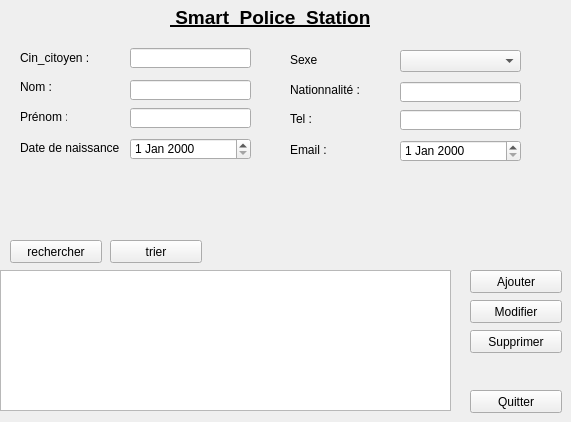
      <widget class="QWidget" name="widget">
       <attribute name="icon">
        <iconset>
         <normaloff>../../../Downloads/48175.png</normaloff>../../../Downloads/48175.png</iconset>
       </attribute>
       <attribute name="title">
        <string>citoyen</string>
       </attribute>
       <widget class="QLabel" name="policou">
        <property name="geometry">
         <rect>
          <x>170</x>
          <y>0</y>
          <width>351</width>
          <height>35</height>
         </rect>
        </property>
        <property name="sizePolicy">
         <sizepolicy hsizetype="Preferred" vsizetype="Maximum">
          <horstretch>0</horstretch>
          <verstretch>0</verstretch>
         </sizepolicy>
        </property>
        <property name="font">
         <font>
          <family>Arial</family>
          <pointsize>14</pointsize>
          <weight>75</weight>
          <bold>true</bold>
          <underline>true</underline>
         </font>
        </property>
        <property name="text">
         <string> Smart  Police  Station</string>
        </property>
        <property name="textFormat">
         <enum>Qt::PlainText</enum>
        </property>
       </widget>
       <widget class="QLineEdit" name="lineEdit_16">
        <property name="geometry">
         <rect>
          <x>130</x>
          <y>48</y>
          <width>121</width>
          <height>20</height>
         </rect>
        </property>
       </widget>
       <widget class="QLabel" name="label_24">
        <property name="geometry">
         <rect>
          <x>20</x>
          <y>50</y>
          <width>81</width>
          <height>16</height>
         </rect>
        </property>
        <property name="text">
         <string>Cin_citoyen :</string>
        </property>
       </widget>
       <widget class="QLabel" name="label_25">
        <property name="geometry">
         <rect>
          <x>20</x>
          <y>140</y>
          <width>201</width>
          <height>16</height>
         </rect>
        </property>
        <property name="font">
         <font>
          <family>Arial</family>
          <pointsize>9</pointsize>
          <weight>50</weight>
          <bold>false</bold>
         </font>
        </property>
        <property name="text">
         <string>Date de naissance</string>
        </property>
       </widget>
       <widget class="QLineEdit" name="lineEdit_18">
        <property name="geometry">
         <rect>
          <x>130</x>
          <y>80</y>
          <width>121</width>
          <height>20</height>
         </rect>
        </property>
       </widget>
       <widget class="QLineEdit" name="lineEdit_21">
        <property name="geometry">
         <rect>
          <x>130</x>
          <y>108</y>
          <width>121</width>
          <height>20</height>
         </rect>
        </property>
       </widget>
       <widget class="QLabel" name="label_26">
        <property name="geometry">
         <rect>
          <x>20</x>
          <y>80</y>
          <width>47</width>
          <height>13</height>
         </rect>
        </property>
        <property name="text">
         <string>Nom :</string>
        </property>
       </widget>
       <widget class="QDateEdit" name="dateEdit_4">
        <property name="geometry">
         <rect>
          <x>130</x>
          <y>138</y>
          <width>121</width>
          <height>22</height>
         </rect>
        </property>
       </widget>
       <widget class="QLabel" name="label_33">
        <property name="geometry">
         <rect>
          <x>20</x>
          <y>110</y>
          <width>47</width>
          <height>13</height>
         </rect>
        </property>
        <property name="text">
         <string>Prénom :4</string>
        </property>
       </widget>
       <widget class="QLineEdit" name="lineEdit_22">
        <property name="geometry">
         <rect>
          <x>400</x>
          <y>82</y>
          <width>121</width>
          <height>20</height>
         </rect>
        </property>
       </widget>
       <widget class="QLineEdit" name="lineEdit_24">
        <property name="geometry">
         <rect>
          <x>400</x>
          <y>110</y>
          <width>121</width>
          <height>20</height>
         </rect>
        </property>
       </widget>
       <widget class="QLabel" name="label_36">
        <property name="geometry">
         <rect>
          <x>290</x>
          <y>142</y>
          <width>201</width>
          <height>16</height>
         </rect>
        </property>
        <property name="font">
         <font>
          <family>Arial</family>
          <pointsize>9</pointsize>
          <weight>50</weight>
          <bold>false</bold>
         </font>
        </property>
        <property name="text">
         <string>Email :</string>
        </property>
       </widget>
       <widget class="QLabel" name="label_53">
        <property name="geometry">
         <rect>
          <x>290</x>
          <y>82</y>
          <width>91</width>
          <height>16</height>
         </rect>
        </property>
        <property name="text">
         <string>Nationnalité :</string>
        </property>
       </widget>
       <widget class="QLabel" name="label_54">
        <property name="geometry">
         <rect>
          <x>290</x>
          <y>112</y>
          <width>47</width>
          <height>13</height>
         </rect>
        </property>
        <property name="text">
         <string>Tel :</string>
        </property>
       </widget>
       <widget class="QLabel" name="label_67">
        <property name="geometry">
         <rect>
          <x>290</x>
          <y>52</y>
          <width>81</width>
          <height>16</height>
         </rect>
        </property>
        <property name="text">
         <string>Sexe</string>
        </property>
       </widget>
       <widget class="QDateEdit" name="dateEdit_5">
        <property name="geometry">
         <rect>
          <x>400</x>
          <y>140</y>
          <width>121</width>
          <height>22</height>
         </rect>
        </property>
       </widget>
       <widget class="QComboBox" name="comboBox_5">
        <property name="geometry">
         <rect>
          <x>400</x>
          <y>50</y>
          <width>121</width>
          <height>22</height>
         </rect>
        </property>
       </widget>
       <widget class="QTableView" name="tableView_2">
        <property name="geometry">
         <rect>
          <x>0</x>
          <y>270</y>
          <width>451</width>
          <height>141</height>
         </rect>
        </property>
       </widget>
       <widget class="QPushButton" name="pushButton_32">
        <property name="geometry">
         <rect>
          <x>470</x>
          <y>270</y>
          <width>92</width>
          <height>23</height>
         </rect>
        </property>
        <property name="text">
         <string>Ajouter</string>
        </property>
       </widget>
       <widget class="QPushButton" name="pushButton_30">
        <property name="geometry">
         <rect>
          <x>470</x>
          <y>390</y>
          <width>92</width>
          <height>23</height>
         </rect>
        </property>
        <property name="text">
         <string>Quitter</string>
        </property>
       </widget>
       <widget class="QPushButton" name="pushButton_34">
        <property name="geometry">
         <rect>
          <x>470</x>
          <y>300</y>
          <width>92</width>
          <height>23</height>
         </rect>
        </property>
        <property name="text">
         <string>Modifier</string>
        </property>
       </widget>
       <widget class="QPushButton" name="pushButton_35">
        <property name="geometry">
         <rect>
          <x>470</x>
          <y>330</y>
          <width>92</width>
          <height>23</height>
         </rect>
        </property>
        <property name="text">
         <string>Supprimer</string>
        </property>
       </widget>
       <widget class="QPushButton" name="pushButton_36">
        <property name="geometry">
         <rect>
          <x>10</x>
          <y>240</y>
          <width>92</width>
          <height>23</height>
         </rect>
        </property>
        <property name="text">
         <string>rechercher</string>
        </property>
       </widget>
       <widget class="QPushButton" name="pushButton_37">
        <property name="geometry">
         <rect>
          <x>110</x>
          <y>240</y>
          <width>92</width>
          <height>23</height>
         </rect>
        </property>
        <property name="text">
         <string>trier</string>
        </property>
       </widget>
      </widget>
